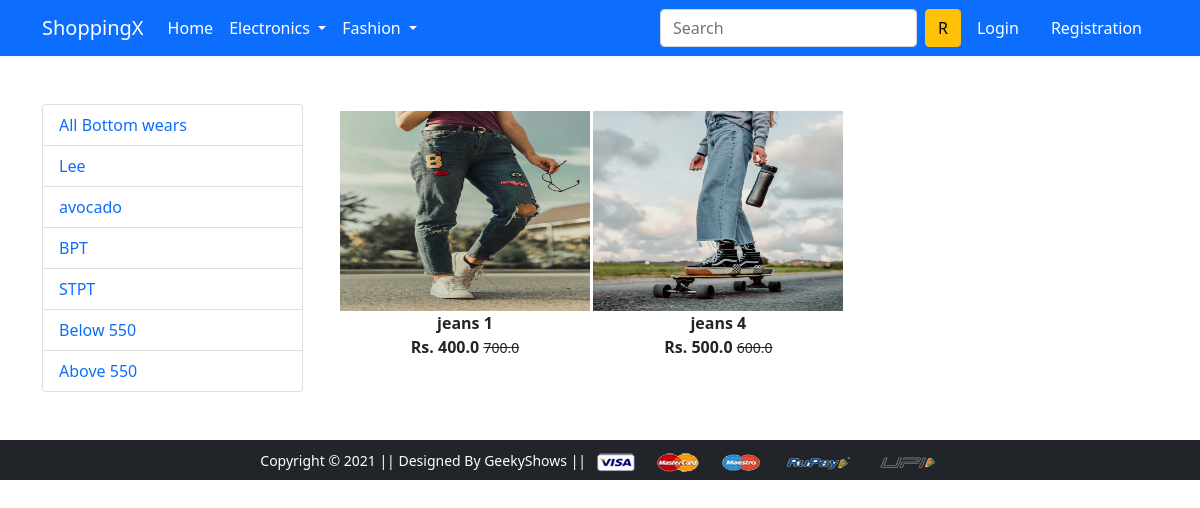
Screenshot of /bottom-wear/Lee with the database file from the repository.
### app/models.py (models this page shows, shortened)
class Product(models.Model):
    title = models.CharField(max_length=100)
    selling_price = models.FloatField()
    discounted_price = models.FloatField()
    description = models.TextField()
    brand = models.CharField(max_length=100)
    category = models.CharField(choices=CATEGORY_CHOICES, max_length=2)
    product_image = models.ImageField(upload_to='productimg')

### app/views.py (the view)
# urls.py: path('bottom-wear/', views.bottom_wear, name='bottom_wear'),
def bottom_wear(request, data=None):
  if data == None:
   bottom_wears = Product.objects.filter(category='BW')
  elif data == 'STPT' or data == 'Lee' or data == 'BPT' or data == 'avocado':
   bottom_wears = Product.objects.filter(category="BW").filter(brand=data)
  elif data == 'below':
   bottom_wears = Product.objects.filter(category="BW").filter(discounted_price__lt=550)
  elif data == 'above':
   bottom_wears = Product.objects.filter(category="BW").filter(discounted_price__gt=550)
  return render(request, 'app/bottom-wear.html', {'bottom_wears': bottom_wears})

### app/templates/app/bottom-wear.html (shortened to what this page needs)
{% extends 'app/base.html' %}
{% load static %}
{% block main-content %}
<div class="container my-5">
 <div class="row">
  <div class="col-sm-3">
    <div class="list-group">
        <a href="{% url 'bottom_wear' %}" class="list-group-item list-grou-item-action" aria-current="true">All Bottom wears</a>
        <a href="{% url 'bottom_weardata' 'Lee' %}" class="list-group-item list-grou-item-action" aria-current="true">Lee</a>
        <a href="{% url 'bottom_weardata' 'avocado' %}" class="list-group-item list-grou-item-action" aria-current="true">avocado</a>
        <a href="{% url 'bottom_weardata' 'BPT' %}" class="list-group-item list-grou-item-action" aria-current="true">BPT</a>
        <a href="{% url 'bottom_weardata' 'STPT' %}" class="list-group-item list-grou-item-action" aria-current="true">STPT</a>
         <a href="{% url 'bottom_weardata' 'below' %}" class="list-group-item list-grou-item-action" aria-current="true">Below 550</a>
         <a href="{% url 'bottom_weardata' 'above' %}" class="list-group-item list-grou-item-action" aria-current="true">Above 550</a>
    </div>
  </div>
  <div class="col-sm-8">
   <div class="row">
    {% for product in bottom_wears %}
    <div class="col-sm-4 text-center mb-4">
        <a href="{% url 'product-detail' product.id %}" class="btn">
            <div class="item">
                <img src="{{product.product_image.url}}" alt="img" height="200" width="250">
                <div class="fw-bold">{{product.title}}</div>
                <div class="fw-bold">Rs. {{product.discounted_price}} <small class="fw-light text-decoration-line-through">{{product.selling_price}}</small></div>
            </div>
        </a>
    </div>
    {% endfor %}
   </div>
  </div>
 </div>
</div>
{% endblock main-content %}

### rows the page displays
Product: product_image (picture), title "jeans 1", discounted_price "400.0", selling_price "700.0"
Product: product_image (picture), title "jeans 4", discounted_price "500.0", selling_price "600.0"
